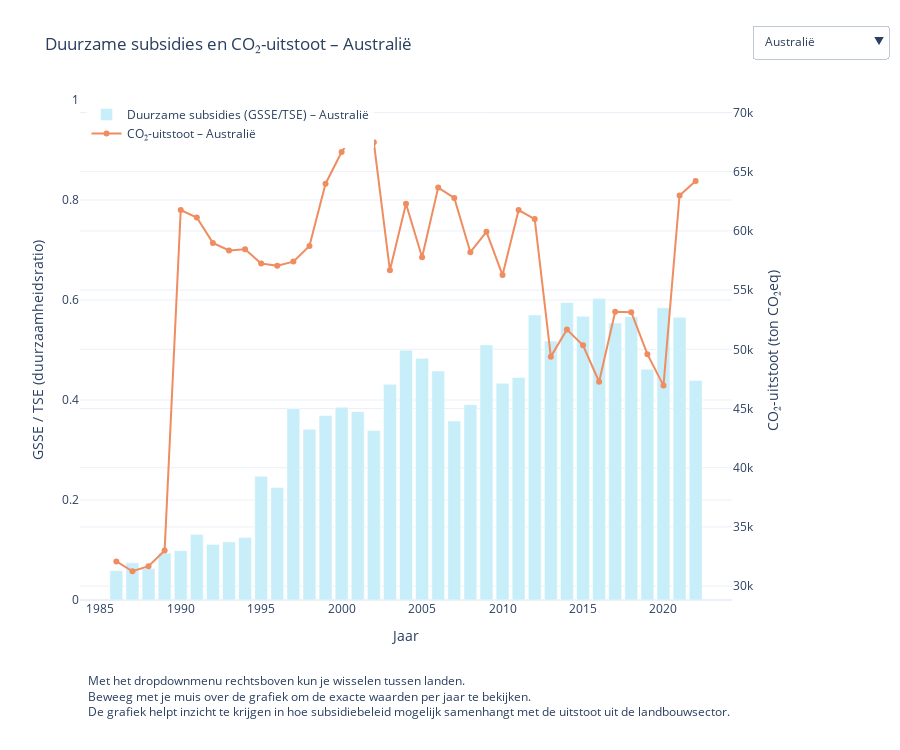

This figure's notebook cell:
### Markdown cell above
### Landen die duurzaamheid belonen via subsidies, stoten relatief minder CO₂ uit binnen hun landbouwsector

Niet alleen milieuregels zijn van belang. Financiële prikkels spelen namelijk ook een grote rol. Overheden beïnvloeden landbouwgedrag niet alleen met wetten, maar ook via subsidies. Die subsidies kunnen duurzame praktijken stimuleren, zoals het beschermen van ecosystemen of het terugdringen van uitstoot. Maar ze kunnen ook onbedoeld vervuilende landbouw ondersteunen, bijvoorbeeld door intensieve veehouderij of het overmatig gebruik van kunstmest aantrekkelijk te maken.


**Twee vormen van landbouwsubsidies:**

| Subsidie | Volledige naam | Inhoud | Duurzaamheidswaarde |
|----------|----------------|--------|----------------------|
| **_GSSE_** | _General Services Support Estimate_ | Overheidsuitgaven voor publieke goederen en langetermijnvoorzieningen in de landbouw (onderzoek, kennisoverdracht, infrastructuur, milieuherstel). Boeren ontvangen deze steun niet direct. |  Wordt algemeen beschouwd als duurzame, niet-productiegebonden steun. |
| **_PSE_**  | _Producer Support Estimate_ | Directe betalingen aan boeren, vaak gekoppeld aan hoeveel ze produceren of exporteren. Dit kan leiden tot intensivering en overproductie. |  Wordt vaak gezien als minder duurzaam of zelfs schadelijk voor het milieu. |

De _TSE_ (_Total Support Estimate_) omvat álle subsidies (dus _TSE_ = _GSSE_ + _PSE_ + andere steunvormen van de originele OECD dataset).

*Bron: [_OECD Glossary on Agricultural Support Indicators_](https://www.oecd.org/agriculture/topics/agricultural-policy-monitoring-and-evaluation/)*

### Code cell
import pandas as pd
import plotly.graph_objects as go


df = pd.read_csv("CO2.csv")


landnaam_vertaling = {
    'Australia': 'Australië',
    'China': 'China',
    'Brazil': 'Brazilië',
    'South Africa': 'Zuid-Afrika',
    'United States of America': 'Verenigde Staten',
    'Republic of Korea': 'Zuid-Korea'
}


df['Land_NL'] = df['Mapped_Country'].map(landnaam_vertaling)


df = df.dropna(subset=['GSSE_Subsidy', 'TSE_Subsidy', 'CO2_Emission'])
df = df[df['TSE_Subsidy'] != 0]
df['Duurzaamheidsratio'] = df['GSSE_Subsidy'] / df['TSE_Subsidy']


gewilde_landen = list(landnaam_vertaling.keys())
df = df[df['Mapped_Country'].isin(gewilde_landen)]


df = df.sort_values(by=['Land_NL', 'Year'])
landen = df['Land_NL'].unique()


fig = go.Figure()
dropdown_buttons = []

for i, land in enumerate(landen):
    data = df[df['Land_NL'] == land]
    visible = [False] * (2 * len(landen))

    
    fig.add_trace(go.Bar(
        x=data['Year'],
        y=data['Duurzaamheidsratio'],
        name=f"Duurzame subsidies (GSSE/TSE) – {land}",
        marker_color='#C7EEF9',
        yaxis='y1',
        visible=(i == 0)
    ))
    visible[i * 2] = True

    
    fig.add_trace(go.Scatter(
        x=data['Year'],
        y=data['CO2_Emission'],
        name=f"CO₂-uitstoot – {land}",
        mode='lines+markers',
        marker_color='#EF8C60',
        yaxis='y2',
        visible=(i == 0)
    ))
    visible[i * 2 + 1] = True

    
    dropdown_buttons.append(dict(
        label=land,
        method='update',
        args=[{'visible': visible},
              {'title': f"Duurzame subsidies en CO₂-uitstoot – {land}"}]
    ))


fig.update_layout(
    title="Duurzame subsidies en CO₂-uitstoot – " + landen[0],
    xaxis=dict(title="Jaar"),
    yaxis=dict(title="GSSE / TSE (duurzaamheidsratio)", range=[0, 1]),
    yaxis2=dict(title="CO₂-uitstoot (ton CO₂eq)", overlaying="y", side="right"),
    updatemenus=[dict(
        buttons=dropdown_buttons,
        direction='down',
        x=1.03,
        xanchor="left",
        y=1.15,
        yanchor="top",
        showactive=True
    )],
    legend=dict(x=0.01, y=1),
    barmode='group',
    height=600,
    template='plotly_white'
)

fig.update_layout(
    height=750,
    margin=dict(b=150) 
)


fig.add_annotation(
    text=(
        " Met het dropdownmenu rechtsboven kun je wisselen tussen landen. <br>" 
        " Beweeg met je muis over de grafiek om de exacte waarden per jaar te bekijken. <br>"
        " De grafiek helpt inzicht te krijgen in hoe subsidiebeleid mogelijk samenhangt met de uitstoot uit de landbouwsector."
    ),
    xref="paper", yref="paper",
    x=0, y=-0.25,
    showarrow=False,
    align="left",
    font=dict(size=12),
    borderpad=4
)


fig.show()

### Figure 1 — Plotly figure (JSON) as saved in the notebook; plotly's stock layout.template omitted (floating-point values rounded to 4 significant figures)
{"data": [{"marker": {"color": "#C7EEF9"}, "name": "Duurzame subsidies (GSSE/TSE) – Australië", "type": "bar", "visible": true, "x": [1986, 1987, 1988, 1989, 1990, 1991, 1992, 1993, 1994, 1995, 1996, 1997, 1998, 1999, 2000, 2001, 2002, 2003, 2004, 2005, 2006, 2007, 2008, 2009, 2010, 2011, 2012, 2013, 2014, 2015, 2016, 2017, 2018, 2019, 2020, 2021, 2022], "y": [0.05868, 0.07439, 0.06325, 0.09386, 0.09876, 0.1313, 0.1112, 0.1164, 0.1252, 0.2476, 0.225, 0.3824, 0.3415, 0.3691, 0.3856, 0.3767, 0.3388, 0.4313, 0.4994, 0.4833, 0.4582, 0.3579, 0.3907, 0.5102, 0.4333, 0.4451, 0.57, 0.5182, 0.5949, 0.5674, 0.6028, 0.5539, 0.5664, 0.4617, 0.5844, 0.5654, 0.4392], "yaxis": "y"}, {"marker": {"color": "#EF8C60"}, "mode": "lines+markers", "name": "CO₂-uitstoot – Australië", "type": "scatter", "visible": true, "x": [1986, 1987, 1988, 1989, 1990, 1991, 1992, 1993, 1994, 1995, 1996, 1997, 1998, 1999, 2000, 2001, 2002, 2003, 2004, 2005, 2006, 2007, 2008, 2009, 2010, 2011, 2012, 2013, 2014, 2015, 2016, 2017, 2018, 2019, 2020, 2021, 2022], "y": [32090.0, 31260.0, 31690.0, 33000.0, 61770.0, 61130.0, 58990.0, 58350.0, 58450.0, 57250.0, 57060.0, 57410.0, 58730.0, 63990.0, 66670.0, 68630.0, 67490.0, 56670.0, 62300.0, 57780.0, 63660.0, 62780.0, 58210.0, 59930.0, 56270.0, 61760.0, 61000.0, 49380.0, 51670.0, 50340.0, 47260.0, 53180.0, 53140.0, 49590.0, 46940.0, 63000.0, 64210.0], "yaxis": "y2"}, {"marker": {"color": "#C7EEF9"}, "name": "Duurzame subsidies (GSSE/TSE) – Brazilië", "type": "bar", "visible": false, "x": [1995, 1996, 1997, 1998, 1999, 2000, 2001, 2002, 2003, 2004, 2005, 2006, 2007, 2008, 2009, 2010, 2011, 2012, 2013, 2014, 2015, 2016, 2017, 2018, 2019, 2020, 2021, 2022], "y": [-0.6447, -33.65, 4.885, 0.713, -5.719, 0.2794, 0.3796, 0.2509, 0.1566, 0.281, 0.2422, 0.2582, 0.234, 0.2797, 0.2341, 0.2454, 0.2134, 0.2453, 0.3257, 0.3516, 0.2998, 0.2565, 0.3114, 0.3661, 0.3874, 0.3068, 0.157, 0.1449], "yaxis": "y"}, {"marker": {"color": "#EF8C60"}, "mode": "lines+markers", "name": "CO₂-uitstoot – Brazilië", "type": "scatter", "visible": false, "x": [1995, 1996, 1997, 1998, 1999, 2000, 2001, 2002, 2003, 2004, 2005, 2006, 2007, 2008, 2009, 2010, 2011, 2012, 2013, 2014, 2015, 2016, 2017, 2018, 2019, 2020, 2021, 2022], "y": [330600.0, 328700.0, 326700.0, 336600.0, 337200.0, 323500.0, 359700.0, 378600.0, 401200.0, 412400.0, 391500.0, 368800.0, 367900.0, 370000.0, 350200.0, 341500.0, 242100.0, 221900.0, 247800.0, 249600.0, 232100.0, 258300.0, 261300.0, 255600.0, 259800.0, 262700.0, 269000.0, 272400.0], "yaxis": "y2"}, {"marker": {"color": "#C7EEF9"}, "name": "Duurzame subsidies (GSSE/TSE) – China", "type": "bar", "visible": false, "x": [1995, 1996, 1997, 1998, 1999, 2000, 2001, 2002, 2003, 2004, 2005, 2006, 2007, 2008, 2009, 2010, 2011, 2012, 2013, 2014, 2015, 2016, 2017, 2018, 2019, 2020, 2021, 2022], "y": [0.2632, 0.745, 0.6145, 0.7161, 1.465, 0.5535, 0.4927, 0.3471, 0.3195, 0.3631, 0.2919, 0.2276, 0.2162, 0.3704, 0.2109, 0.1553, 0.1798, 0.134, 0.1316, 0.1453, 0.1698, 0.1516, 0.1584, 0.1617, 0.1316, 0.1232, 0.09996, 0.1024], "yaxis": "y"}, {"marker": {"color": "#EF8C60"}, "mode": "lines+markers", "name": "CO₂-uitstoot – China", "type": "scatter", "visible": false, "x": [1995, 1996, 1997, 1998, 1999, 2000, 2001, 2002, 2003, 2004, 2005, 2006, 2007, 2008, 2009, 2010, 2011, 2012, 2013, 2014, 2015, 2016, 2017, 2018, 2019, 2020, 2021, 2022], "y": [491300.0, 511400.0, 500900.0, 495800.0, 514000.0, 522400.0, 531900.0, 562300.0, 628000.0, 677300.0, 707900.0, 796600.0, 839100.0, 877800.0, 913000.0, 917500.0, 1023000.0, 994900.0, 1072000.0, 1015000.0, 1073000.0, 1072000.0, 1091000.0, 1119000.0, 1145000.0, 1168000.0, 1206000.0, 1209000.0], "yaxis": "y2"}, {"marker": {"color": "#C7EEF9"}, "name": "Duurzame subsidies (GSSE/TSE) – Verenigde Staten", "type": "bar", "visible": false, "x": [1986, 1987, 1988, 1989, 1990, 1991, 1992, 1993, 1994, 1995, 1996, 1997, 1998, 1999, 2000, 2001, 2002, 2003, 2004, 2005, 2006, 2007, 2008, 2009, 2010, 2011, 2012, 2013, 2014, 2015, 2016, 2017, 2018, 2019, 2020, 2021, 2022], "y": [0.06163, 0.0625, 0.07469, 0.07205, 0.08187, 0.08495, 0.08327, 0.08101, 0.08807, 0.103, 0.08566, 0.08739, 0.07166, 0.06864, 0.07397, 0.08981, 0.1047, 0.1148, 0.1002, 0.0968, 0.1191, 0.09607, 0.147, 0.1124, 0.1253, 0.07049, 0.07029, 0.1182, 0.08343, 0.09623, 0.1108, 0.1287, 0.1155, 0.1164, 0.0944, 0.09144, 0.1003], "yaxis": "y"}, {"marker": {"color": "#EF8C60"}, "mode": "lines+markers", "name": "CO₂-uitstoot – Verenigde Staten", "type": "scatter", "visible": false, "x": [1986, 1987, 1988, 1989, 1990, 1991, 1992, 1993, 1994, 1995, 1996, 1997, 1998, 1999, 2000, 2001, 2002, 2003, 2004, 2005, 2006, 2007, 2008, 2009, 2010, 2011, 2012, 2013, 2014, 2015, 2016, 2017, 2018, 2019, 2020, 2021, 2022], "y": [101900.0, 99420.0, 98010.0, 98310.0, 342400.0, 341500.0, 348000.0, 355600.0, 361600.0, 367900.0, 375900.0, 383400.0, 384300.0, 388300.0, 398000.0, 389800.0, 391400.0, 393600.0, 401700.0, 401300.0, 397300.0, 404500.0, 394800.0, 374300.0, 381600.0, 372600.0, 359500.0, 367500.0, 370800.0, 367500.0, 373200.0, 373700.0, 383400.0, 380300.0, 369500.0, 502700.0, 504600.0], "yaxis": "y2"}, {"marker": {"color": "#C7EEF9"}, "name": "Duurzame subsidies (GSSE/TSE) – Zuid-Afrika", "type": "bar", "visible": false, "x": [1995, 1996, 1997, 1998, 1999, 2000, 2001, 2002, 2003, 2004, 2005, 2006, 2007, 2008, 2009, 2010, 2011, 2012, 2013, 2014, 2015, 2016, 2017, 2018, 2019, 2020, 2021, 2022], "y": [0.3036, 0.3492, 0.238, 0.2832, 0.3129, 0.4193, 0.4768, 0.2451, 0.3976, 0.3097, 0.3745, 0.2403, 0.2591, 0.3042, 0.241, 0.3362, 0.271, 0.2461, 0.3637, 0.3736, 0.283, 0.4082, 0.2998, 0.2104, 0.3405, 0.29, 0.337, 0.2493], "yaxis": "y"}, {"marker": {"color": "#EF8C60"}, "mode": "lines+markers", "name": "CO₂-uitstoot – Zuid-Afrika", "type": "scatter", "visible": false, "x": [1995, 1996, 1997, 1998, 1999, 2000, 2001, 2002, 2003, 2004, 2005, 2006, 2007, 2008, 2009, 2010, 2011, 2012, 2013, 2014, 2015, 2016, 2017, 2018, 2019, 2020, 2021, 2022], "y": [45510.0, 46240.0, 48250.0, 48010.0, 47660.0, 47900.0, 46730.0, 46240.0, 49750.0, 53450.0, 52080.0, 54150.0, 56040.0, 58420.0, 56720.0, 53370.0, 54490.0, 53340.0, 54700.0, 55830.0, 50210.0, 55100.0, 52670.0, 54340.0, 56410.0, 53010.0, 53440.0, 51760.0], "yaxis": "y2"}, {"marker": {"color": "#C7EEF9"}, "name": "Duurzame subsidies (GSSE/TSE) – Zuid-Korea", "type": "bar", "visible": false, "x": [1986, 1987, 1988, 1989, 1990, 1991, 1992, 1993, 1994, 1995, 1996, 1997, 1998, 1999, 2000, 2001, 2002, 2003, 2004, 2005, 2006, 2007, 2008, 2009, 2010, 2011, 2012, 2013, 2014, 2015, 2016, 2017, 2018, 2019, 2020, 2021, 2022], "y": [0.07954, 0.07788, 0.1052, 0.1455, 0.1286, 0.1195, 0.116, 0.112, 0.106, 0.1137, 0.1223, 0.1705, 0.187, 0.1245, 0.1343, 0.167, 0.1704, 0.1883, 0.1301, 0.1328, 0.1384, 0.1451, 0.1295, 0.1234, 0.1377, 0.1091, 0.1249, 0.1315, 0.1268, 0.124, 0.1607, 0.1516, 0.1483, 0.164, 0.1295, 0.1177, 0.1415], "yaxis": "y"}, {"marker": {"color": "#EF8C60"}, "mode": "lines+markers", "name": "CO₂-uitstoot – Zuid-Korea", "type": "scatter", "visible": false, "x": [1986, 1987, 1988, 1989, 1990, 1991, 1992, 1993, 1994, 1995, 1996, 1997, 1998, 1999, 2000, 2001, 2002, 2003, 2004, 2005, 2006, 2007, 2008, 2009, 2010, 2011, 2012, 2013, 2014, 2015, 2016, 2017, 2018, 2019, 2020, 2021, 2022], "y": [4383.0, 4286.0, 4167.0, 4257.0, 20280.0, 21860.0, 23390.0, 25890.0, 27740.0, 30050.0, 32300.0, 34590.0, 29240.0, 31660.0, 34890.0, 33630.0, 34690.0, 34450.0, 35450.0, 34610.0, 34780.0, 36820.0, 37530.0, 37710.0, 42070.0, 44410.0, 44730.0, 45130.0, 45060.0, 45420.0, 47570.0, 54680.0, 55600.0, 54480.0, 53270.0, 55010.0, 54450.0], "yaxis": "y2"}], "layout": {"annotations": [{"align": "left", "borderpad": 4, "font": {"size": 12}, "showarrow": false, "text": " Met het dropdownmenu rechtsboven kun je wisselen tussen landen. <br> Beweeg met je muis over de grafiek om de exacte waarden per jaar te bekijken. <br> De grafiek helpt inzicht te krijgen in hoe subsidiebeleid mogelijk samenhangt met de uitstoot uit de landbouwsector.", "x": 0, "xref": "paper", "y": -0.25, "yref": "paper"}], "barmode": "group", "height": 750, "legend": {"x": 0.01, "y": 1}, "margin": {"b": 150}, "title": {"text": "Duurzame subsidies en CO₂-uitstoot – Australië"}, "updatemenus": [{"buttons": [{"args": [{"visible": [true, true, false, false, false, false, false, false, false, false, false, false]}, {"title": "Duurzame subsidies en CO₂-uitstoot – Australië"}], "label": "Australië", "method": "update"}, {"args": [{"visible": [false, false, true, true, false, false, false, false, false, false, false, false]}, {"title": "Duurzame subsidies en CO₂-uitstoot – Brazilië"}], "label": "Brazilië", "method": "update"}, {"args": [{"visible": [false, false, false, false, true, true, false, false, false, false, false, false]}, {"title": "Duurzame subsidies en CO₂-uitstoot – China"}], "label": "China", "method": "update"}, {"args": [{"visible": [false, false, false, false, false, false, true, true, false, false, false, false]}, {"title": "Duurzame subsidies en CO₂-uitstoot – Verenigde Staten"}], "label": "Verenigde Staten", "method": "update"}, {"args": [{"visible": [false, false, false, false, false, false, false, false, true, true, false, false]}, {"title": "Duurzame subsidies en CO₂-uitstoot – Zuid-Afrika"}], "label": "Zuid-Afrika", "method": "update"}, {"args": [{"visible": [false, false, false, false, false, false, false, false, false, false, true, true]}, {"title": "Duurzame subsidies en CO₂-uitstoot – Zuid-Korea"}], "label": "Zuid-Korea", "method": "update"}], "direction": "down", "showactive": true, "x": 1.03, "xanchor": "left", "y": 1.15, "yanchor": "top"}], "xaxis": {"title": {"text": "Jaar"}}, "yaxis": {"range": [0, 1], "title": {"text": "GSSE / TSE (duurzaamheidsratio)"}}, "yaxis2": {"overlaying": "y", "side": "right", "title": {"text": "CO₂-uitstoot (ton CO₂eq)"}}}}
